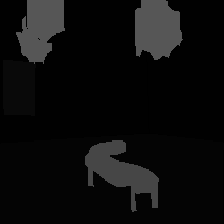
#> input picture logs/images/gt_5.png, 224 x 224 px, found by its file name
$ python evaluation.py   (older library calls are emulated)
#> lines starting #> are read from the running program, lines starting #| are printed output that depends on the picture; long printed decimals are rounded
#!/usr/bin/env python
# encoding: utf-8
'''
@author: lele Ye
@contact: 1750112338@qq.com
@software: pycharm 2018.2
@file: base_utils.py
@time: 2019/5/27 20:40
@desc:
'''
# -----------------------------------------------------------------------------
# Evaluation
# -----------------------------------------------------------------------------
import scipy.misc as misc
import numpy as np

def _fast_hist(label_true, label_pred, n_class):
    mask = (label_true >= 0) & (label_true < n_class)
    hist = np.bincount(
        n_class * label_true[mask].astype(int) +
        label_pred[mask], minlength=n_class ** 2).reshape(n_class, n_class)
    return hist


def label_accuracy_score(label_trues, label_preds, n_class):
    """Returns accuracy score evaluation result.
      - overall accuracy
      - mean accuracy
      - mean IOU
      - fwavacc
    """
    hist = np.zeros((n_class, n_class))
    for lt, lp in zip(label_trues, label_preds):
        hist += _fast_hist(lt.flatten(), lp.flatten(), n_class)
    acc = np.diag(hist).sum() / hist.sum()
    with np.errstate(divide='ignore', invalid='ignore'):
        acc_cls = np.diag(hist) / hist.sum(axis=1)
    acc_cls = np.nanmean(acc_cls)
    with np.errstate(divide='ignore', invalid='ignore'):
        iu = np.diag(hist) / (
            hist.sum(axis=1) + hist.sum(axis=0) - np.diag(hist)
        )
    mean_iou = np.nanmean(iu)
    freq = hist.sum(axis=1) / hist.sum()
    fwavacc = (freq[freq > 0] * iu[freq > 0]).sum()
    return acc, acc_cls, mean_iou, fwavacc


def calculate_iou(res_dir, label_dir, image_list, n_classes):
    conf_m = zeros((n_classes, n_classes), dtype=float)
    total = 0
    # mean_acc = 0.
    for img_num in image_list:
        img_num = img_num.strip('\n')
        total += 1
        print('#%d: %s' % (total, img_num))
        pred = img_to_array(Image.open('%s/%s.png' % (res_dir, img_num))).astype(int)
        label = img_to_array(Image.open('%s/%s.png' % (label_dir, img_num))).astype(int)
        flat_pred = np.ravel(pred)
        flat_label = np.ravel(label)
        # acc = 0.
        for p, l in zip(flat_pred, flat_label):
            if l == 255:
                continue
            if l < nb_classes and p < nb_classes:
                conf_m[l, p] += 1
            else:
                print('Invalid entry encountered, skipping! Label: ', l,
                      ' Prediction: ', p, ' Img_num: ', img_num)

        # [6 lines of commented-out code are left out]
    I = np.diag(conf_m)
    U = np.sum(conf_m, axis=0) + np.sum(conf_m, axis=1) - I
    IOU = I/U
    meanIOU = np.mean(IOU)
    return conf_m, IOU, meanIOU

if __name__ == '__main__':
    label_trues = misc.imread('./test_results/gt_5.png')
#> label_trues is the input picture: shape (224, 224); min 0, max 86, mean 13
    label_preds = misc.imread('./test_results/pred_5.png')
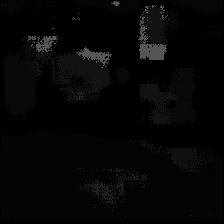
#> input picture logs/images/pred_5.png, 224 x 224 px, found by its file name
#> label_preds is the input picture: shape (224, 224); min 0, max 86, mean 6.1
    print(label_accuracy_score(label_trues, label_preds, n_class=151))
#> the loop in label_accuracy_score, `for lt, lp in zip(label_trues, label_preds):` made 224 passes
#> pass 1, in _fast_hist, `hist = np.bincount( n_class * label_true[mask].astype(int) + label_pre..`:
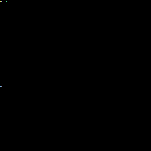
#> hist: shape (151, 151) int64; 6 distinct labels, from 0 to 119; one colour per label, 0 black
#> after the loop in label_accuracy_score, `for lt, lp in zip(label_trues, label_preds):`: hist: shape (151, 151) float64; min 0, max 17503, mean 2.2
#> in label_accuracy_score, `acc = np.diag(hist).sum() / hist.sum()`: acc = 0.668
#> in label_accuracy_score, `acc_cls = np.nanmean(acc_cls)`: acc_cls = 0.523
#> in label_accuracy_score, `mean_iou = np.nanmean(iu)`: mean_iou = 0.114
#> in label_accuracy_score, `freq = hist.sum(axis=1) / hist.sum()`: freq = 151 values, max 0.49 at index 1, min 0 at index 2, mean 0.00662
#> in label_accuracy_score, `fwavacc = (freq[freq > 0] * iu[freq > 0]).sum()`: fwavacc = 0.563
#| (0.6684, 0.5233, 0.1145, 0.5628)
